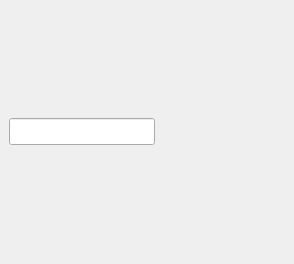
<?xml version="1.0" encoding="UTF-8"?>
<ui version="4.0">
 <class>TestScreenPush</class>
 <widget class="QWidget" name="TestScreenPush">
  <property name="geometry">
   <rect>
    <x>0</x>
    <y>0</y>
    <width>294</width>
    <height>264</height>
   </rect>
  </property>
  <property name="windowTitle">
   <string>Form</string>
  </property>
  <widget class="QLineEdit" name="lineEdit">
   <property name="geometry">
    <rect>
     <x>9</x>
     <y>118</y>
     <width>146</width>
     <height>27</height>
    </rect>
   </property>
  </widget>
 </widget>
 <resources/>
 <connections/>
</ui>
